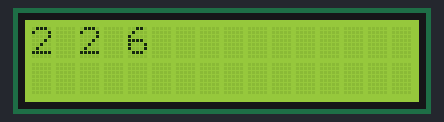
Bench run of a sketch on a simulated Arduino Uno, built for the host (arithmetic inside an expression is 32-bit, double 64-bit). Shown: 16×2 character LCD. Random numbers use the default seed unless the sketch sets one.

Above: at 0.7 s.
At 5.5 s:
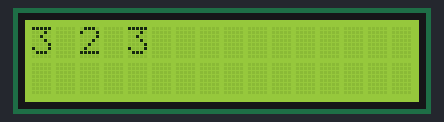
At 10.4 s:
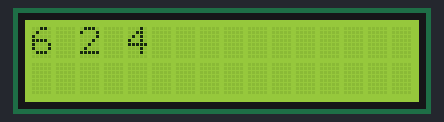
At 20.0 s:
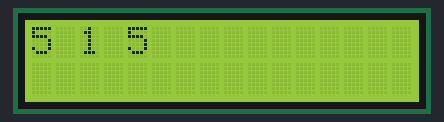
At 29.7 s:
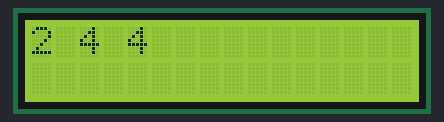
At 39.3 s:
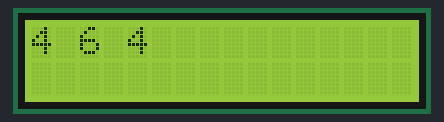

The sketch:

Set-gameDice-lcd1602.ino
```cpp
/*
Week 000

Set - Dice

doc A. Savushkin
25.01.22
*/

#include <LiquidCrystal.h>
LiquidCrystal lcd(12, 11, 5, 4, 3, 2);

int8_t rndDice[3] = {0};

void setup()
{
    lcd.begin(16, 2);
    lcd.clear();
}

void loop()
{
    startGame();
}

void startGame()
{
    for (int a = 0; a <= 3; a++)
    {
        rndDice[a] = random(1, 7);
        delay(150);
    }

    lcd.clear();
    lcd.setCursor(0, 0);
    lcd.print((String) rndDice[0] + " " + rndDice[1] + " " + rndDice[2]);
}

void startPage()
{

}

void overPage()
{

}

void debug()
{
    Serial.print("Game Dice");
} 
```

Measured:
- what the display in image 0 shows lasts 0.6 s, from 0.7 s to 1.3 s
